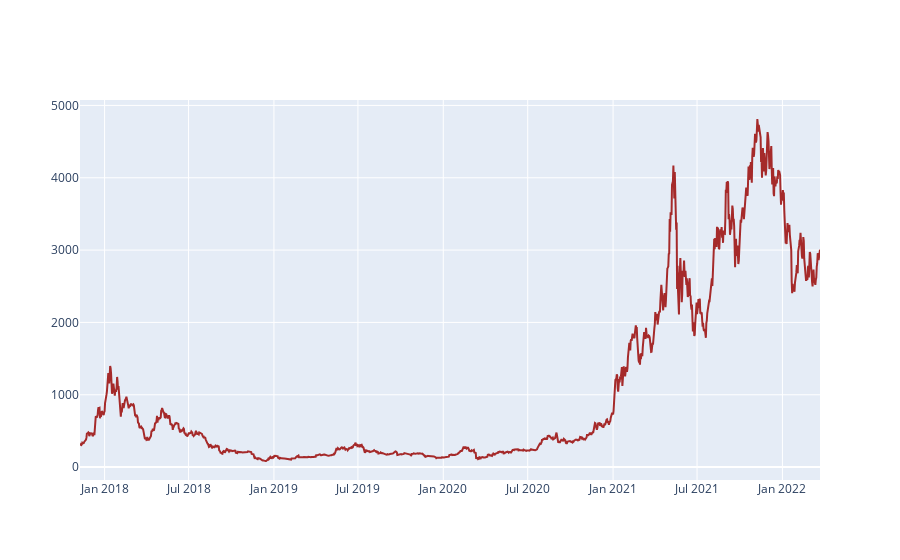

Write notebook code for a chart like this one.
### Code cell
# Grafico preco fechamento
fig = go.Figure()
fig.add_trace(go.Scatter(x=df['ds'], y= df['y'], line_color='brown'))

### Figure 1 — Plotly figure (JSON) as saved in the notebook; plotly's stock layout.template omitted (floating-point values rounded to 4 significant figures; data arrays with more than 128 entries replaced by an {"elided": "..."} marker saying what was removed)
{"data": [{"line": {"color": "brown"}, "type": "scatter", "x": {"elided": "1596 str values"}, "y": {"elided": "1596 float values"}}], "layout": {}}
